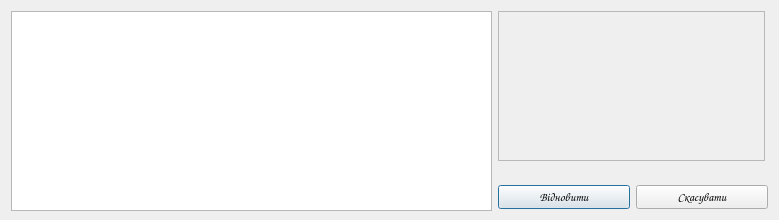
<?xml version="1.0" encoding="UTF-8"?>
<ui version="4.0">
 <class>ArchiveDialog</class>
 <widget class="QDialog" name="ArchiveDialog">
  <property name="geometry">
   <rect>
    <x>0</x>
    <y>0</y>
    <width>779</width>
    <height>220</height>
   </rect>
  </property>
  <property name="minimumSize">
   <size>
    <width>779</width>
    <height>220</height>
   </size>
  </property>
  <property name="maximumSize">
   <size>
    <width>779</width>
    <height>220</height>
   </size>
  </property>
  <property name="font">
   <font>
    <family>Comic Sans MS</family>
   </font>
  </property>
  <property name="windowTitle">
   <string>Архів моделей</string>
  </property>
  <property name="windowIcon">
   <iconset resource="pics.qrc">
    <normaloff>:/pics/view_archive.png</normaloff>:/pics/view_archive.png</iconset>
  </property>
  <layout class="QHBoxLayout" name="horizontalLayout_2">
   <item>
    <widget class="QTableView" name="models_table_view">
     <property name="minimumSize">
      <size>
       <width>481</width>
       <height>200</height>
      </size>
     </property>
     <property name="maximumSize">
      <size>
       <width>481</width>
       <height>200</height>
      </size>
     </property>
     <property name="font">
      <font>
       <family>Comic Sans MS</family>
       <pointsize>8</pointsize>
       <weight>50</weight>
       <bold>false</bold>
      </font>
     </property>
    </widget>
   </item>
   <item>
    <layout class="QVBoxLayout" name="verticalLayout">
     <item>
      <widget class="QLabel" name="pic_lbl">
       <property name="minimumSize">
        <size>
         <width>267</width>
         <height>150</height>
        </size>
       </property>
       <property name="maximumSize">
        <size>
         <width>267</width>
         <height>150</height>
        </size>
       </property>
       <property name="frameShape">
        <enum>QFrame::StyledPanel</enum>
       </property>
       <property name="text">
        <string/>
       </property>
       <property name="pixmap">
        <pixmap resource="pics.qrc">:/pics/default_pic.png</pixmap>
       </property>
       <property name="alignment">
        <set>Qt::AlignCenter</set>
       </property>
      </widget>
     </item>
     <item>
      <spacer name="verticalSpacer">
       <property name="orientation">
        <enum>Qt::Vertical</enum>
       </property>
       <property name="sizeHint" stdset="0">
        <size>
         <width>20</width>
         <height>40</height>
        </size>
       </property>
      </spacer>
     </item>
     <item>
      <layout class="QHBoxLayout" name="horizontalLayout">
       <item>
        <widget class="QPushButton" name="restore_pb">
         <property name="text">
          <string>Відновити</string>
         </property>
        </widget>
       </item>
       <item>
        <widget class="QPushButton" name="cancel_pb">
         <property name="text">
          <string>Скасувати</string>
         </property>
        </widget>
       </item>
      </layout>
     </item>
    </layout>
   </item>
  </layout>
 </widget>
 <resources>
  <include location="pics.qrc"/>
 </resources>
 <connections/>
</ui>
